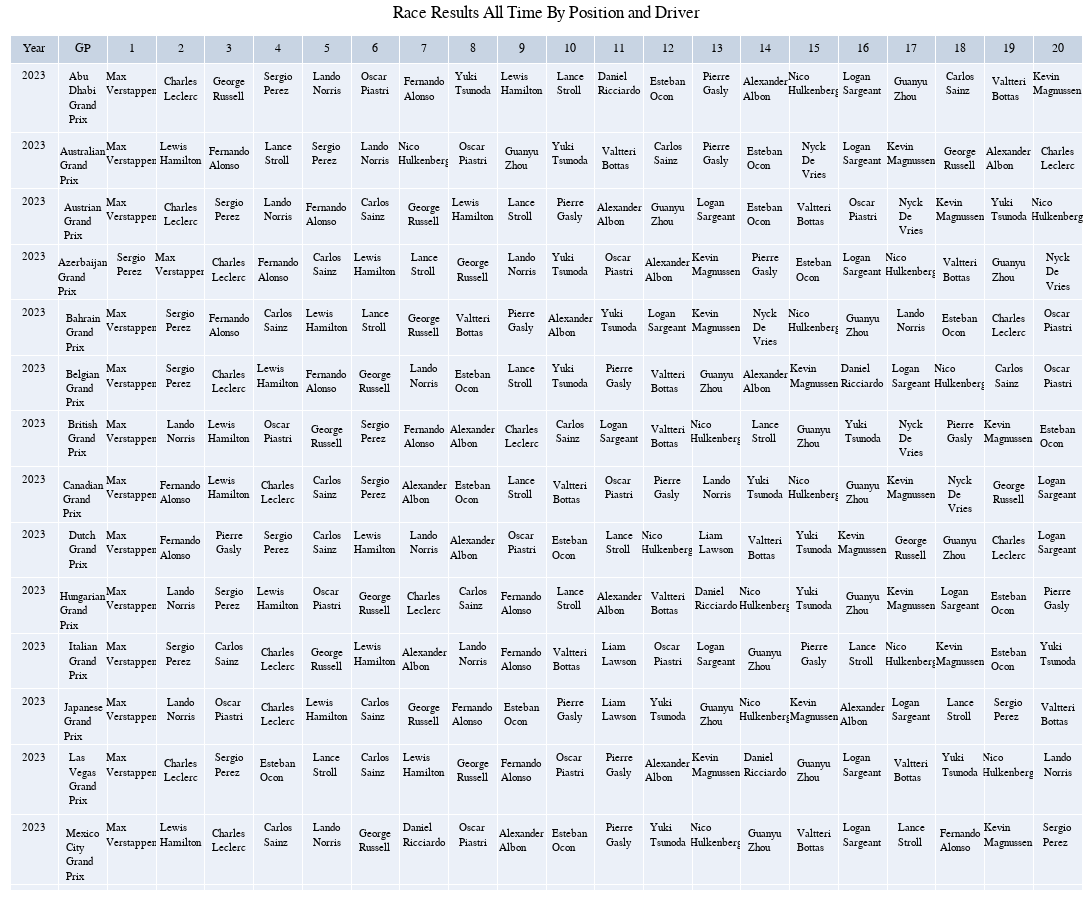

The notebook cell saved with this chart:
### Code cell
import plotly.graph_objects as go

fig = go.Figure(go.Table
 (header={"values": GP_Race_Wins.columns},
  cells=dict(
    values=GP_Race_Wins.T.values,
    # fill_color=[GP_Race_Wins.Color],
    align='center', font=dict(color='Black', size=11)
    ))
 )

# fig.update_layout(
#     updatemenus=[
#         {
#             "buttons": [
#                 {
#                     "label": c,
#                     "method": "update",
#                     "args": [
#                         {
#                             "cells": {
#                                 "values": GP_Race_Wins.T.values
#                                 if c == "All"
#                                 else GP_Race_Wins.loc[GP_Race_Wins["Year"].eq(c)].T.values
#                             }
#                         }
#                     ],
#                 }
#                 for c in ["All"] + GP_Race_Wins["Year"].unique().tolist()
#             ]
#         }
#     ]
# )

fig.update_layout(
    title="Race Results All Time By Position and Driver",
        title_x=0.5,
        template="plotly_white",

    yaxis = dict(tickfont = dict(size=12)),
    xaxis = dict(tickfont = dict(size=12)),
    font=dict(
        family="PT Sans Narrow",
        size=12,
        color="Black"
    ),
    height=900,
    width=1400,
    title_font_family="PT Sans Narrow",
    margin=dict(l=10, r=10, t=35, b=10),
)
fig.show()

### Figure 1 — Plotly figure (JSON) as saved in the notebook; plotly's stock layout.template omitted (floating-point values rounded to 4 significant figures; data arrays with more than 128 entries replaced by an {"elided": "..."} marker saying what was removed)
{"data": [{"cells": {"align": "center", "font": {"color": "Black", "size": 11}, "values": {"elided": "22x970 mixed values"}}, "header": {"values": ["Year", "GP", 1, 2, 3, 4, 5, 6, 7, 8, 9, 10, 11, 12, 13, 14, 15, 16, 17, 18, 19, 20]}, "type": "table"}], "layout": {"font": {"color": "Black", "family": "PT Sans Narrow", "size": 12}, "height": 900, "margin": {"b": 10, "l": 10, "r": 10, "t": 35}, "title": {"font": {"family": "PT Sans Narrow"}, "text": "Race Results All Time By Position and Driver", "x": 0.5}, "width": 1400, "xaxis": {"tickfont": {"size": 12}}, "yaxis": {"tickfont": {"size": 12}}}}
